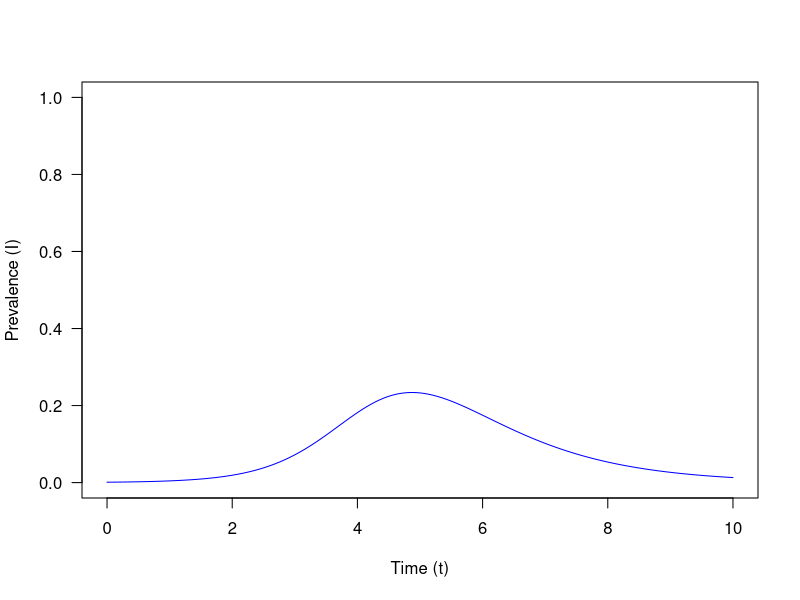

Reproduce this figure in R. (Note: this script raises an error after producing the figure.)
### Part a
library(deSolve)


### Part b
SIR.vector.field <- function(t, vars, parms=c(beta=2,gamma=1)) {
  # Writes vector field of these differential equations
  with(as.list(c(parms, vars)), {
    dS <- -1*beta*S*I # dS/dt
    dI <- beta*S*I-gamma*I  # dI/dt
    dR <- gamma*I  # dR/dt
    vec.fld <- c(dS=dS, dI=dI, dR=dR)
    return(list(vec.fld)) # ode() requires a list
  })
}

draw.soln <- function(ic=c(S=0.999,I=0.001,R=0), tmax=1, 
                      times=seq(0,tmax,length.out = 500), 
                      func, parms=c(R_0=2,gamma_inv=1), colour="blue", ... ) {
  # Solve ode from vector field using deSolve package and 
  # initial condition and parameters given
  with(as.list(parms),{
    gamma=1/gamma_inv
    beta=gamma*R_0
    # times=times/gamma_inv # Convert time to "natural units" of periods of gamma
    soln <- ode(y=ic, times=times, func, parms=c(beta=beta,gamma=gamma)) # Solve the ode 
    lines(times, soln[,"I"], col=colour, ... ) # Add this line to our plot
    return(data.frame(time=times,y=soln[,"I"]))
  })
}


tmax <- 10 # end time for numerical integration of the ODE
## draw box for plot:
plot(0,0,xlim=c(0,tmax),ylim=c(0,1),
     type="n",xlab="Time (t)",ylab="Prevalence (I)",las=1)
## initial conditions:
I0 <- 0.001
S0 <- 1 - I0
R0 <-  0
## Set parameter values
Rknot_vals <- 2.5
gamma_inv <- 1
# Solve ode for these parameters and initial conditions
draw.soln(ic=c(S=S0,I=I0,R=R0), tmax=tmax,
          func=SIR.vector.field,
          parms=c(R_0=Rknot_vals,gamma_inv=gamma_inv,lwd=5)
)


# Part c
tikz("Q3Partc.tex")
tmax <- 40 # end time for numerical integration of the ODE
## initial conditions:
I0 <- 0.001
S0 <- 1 - I0
R0 <-  0
gamma_inv=4
Rknot_vals <- c(1.2,1.5,1.8,2,3,4)
## draw box for plot:
mymar <- par("mar")
mymar["left"] <- mymar["left"] * 0.5
mymar["right"] <- mymar["right"]*0.25
mymar["top"] <- mymar["top"]*0.15
mymar["bottom"] <- mymar["bottom"]*0.5
par(mar=mymar)
plot(0,0,xlim=c(0,tmax),ylim=c(0,0.5),
     type="n",las=1,
     xlab="Time (t)",
     ylab="Prevalence (I)",
     main="SIR curves with varied $\\R_0$ Values")
## draw solution for each value of Rknot:
for (i in 1:length(Rknot_vals)) {
  draw.soln(ic=c(S=S0,I=I0,R=R0), tmax=tmax,
            times=seq(0,tmax,length.out = 500),
            func=SIR.vector.field,
            parms=c(R_0=Rknot_vals[i],gamma_inv=gamma_inv), lwd=2,
            colour=rainbow(length(Rknot_vals)+1)[i] # use a different line colour for each solution
  )
}
legend("topright",legend=Rknot_vals,col=rainbow(length(Rknot_vals)+1),lwd=2)
dev.off()

## Part d
tmax <- 122 # end time for numerical integration of the ODE
philadata$t <- seq(1,nrow(philadata))
y1 <- data.frame(time=philadata$t,y=philadata$pim)
euc.dist <- function(x1, x2) sqrt(sum((x1 - x2) ^ 2))
# Errors <- matrix(NA,ncol=4,nrow=4*6*6)


## initial conditions:
I0 <- 0.0001
R0 <-  0.1
S0 <- 1 - I0 - R0
pop <- 8200
plot(philadata$t,philadata$pim/pop,pch=20,col="blue",cex=1.2)
gamma_inv <- 3.5
Rknot_vals <- 1.97

cols <- rainbow(6)
plot(0,0,xlim=c(0,tmax),ylim=c(0,0.1),xlab="Time (t)",
     ylab="Prevalence (I)")
## draw solution for each value of Rknot:
for (i in 1:nrow(Errors)) {
  ### Lowest errors in the order i= 4,1,2,3,5 ####
  I0 <- Errors[i,1][[1]]
  R0 <-  Errors[i,3][[1]]
  S0 <- 1 - I0 - R0
  pop <- Errors[i,4][[1]]
  points(philadata$t,philadata$pim/pop,pch=20,col=cols[i],cex=1.2)
  Rknot_vals <- Errors[i,5]
  gamma_inv <- Errors[i,6]

  
  y2 <- draw.soln(ic=c(S=S0,I=I0,R=R0), tmax=tmax,
                  times=seq(0,tmax,length.out = 488+1),
                  func=SIR.vector.field,
                  parms=c(R_0=Rknot_vals[[1]],gamma_inv=gamma_inv[[1]]), lwd=1,
                  colour=cols[i] # use a different line colour for each solution
  )
  func <- y2[which(y2$time %in% y1$time),"y"]
  E <- euc.dist(y1[,2],func)
  EEE <- c(I0,S0,R0,pop,Rknot_vals,gamma_inv,E)
  EEE
}
